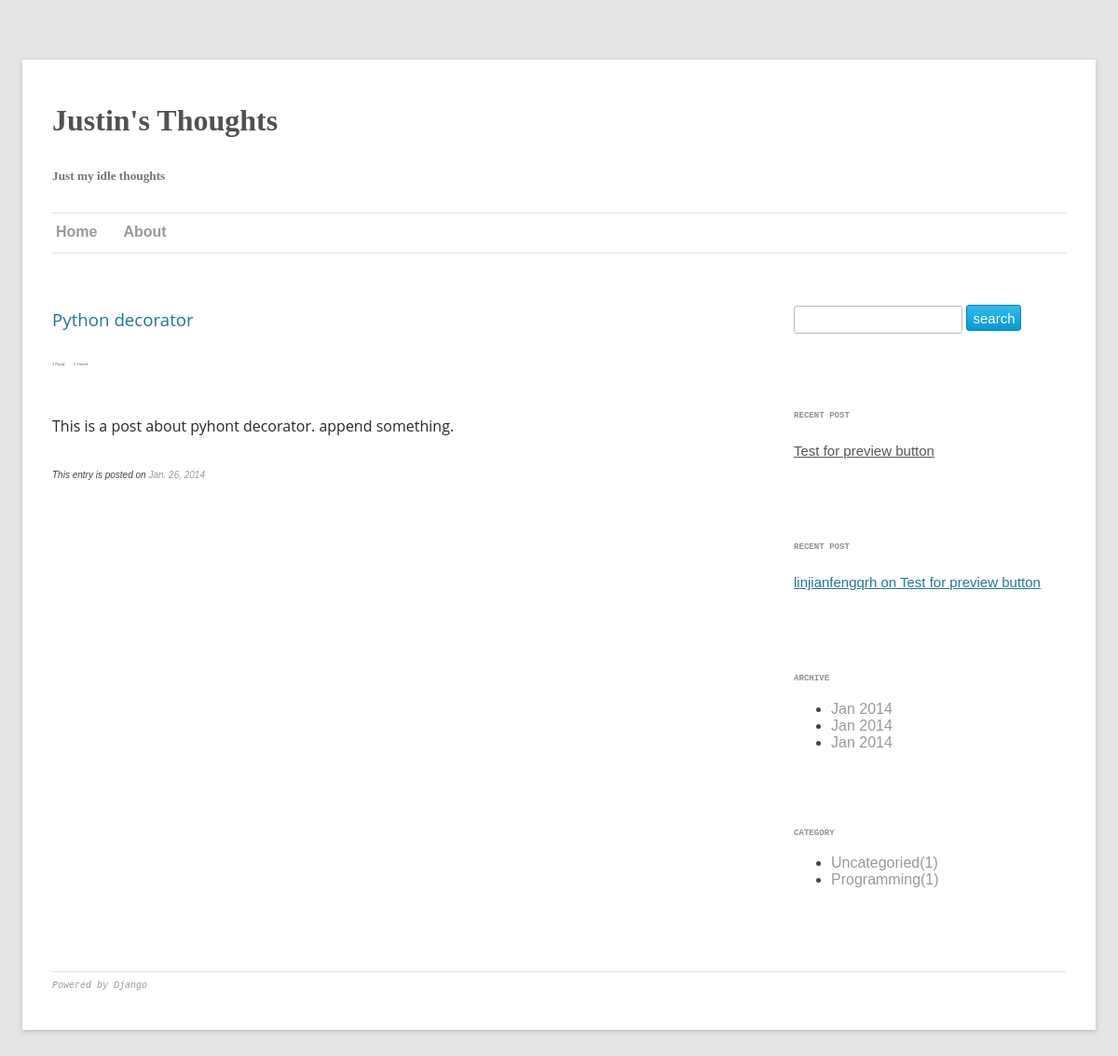
The app's page /blog/category/Programming/ with its own data.
### blog/models.py (models this page shows, shortened)
class Post(models.Model):
  title = models.CharField(max_length=100)
  content = models.TextField()
  author = models.CharField(max_length=100)
  published = models.BooleanField(default = False)
  created_date = models.DateTimeField(auto_now_add = True)
  category = models.ForeignKey(Category)
  tags = models.ManyToManyField(Tag)
  visit = models.IntegerField()
  class Meta:
    ordering = ['-created_date']
  def __unicode__(self):
    return self.title
  def get_abs_url(self):
    mangled = self.title.replace(' ', '__')
    return '/blog/%s/' % mangled
  def get_visit_num(self):
    return self.visit
  def get_reply_num(self):
    return Reply.objects.filter(post = self).count()
  @staticmethod
  def get_archive():
    return Post.objects.values('created_date').distinct()

class Reply(models.Model):
  name = models.CharField(max_length=100)
  email = models.EmailField(blank = True)
  to = models.IntegerField(default=0)
  message = models.CharField(max_length = 1000)
  post = models.ForeignKey(Post)
  date = models.DateTimeField()

class Category(models.Model):
  name = models.CharField(max_length=100)
  def get_num(self):
    return Category.objects.filter(name = self.name).count()

### blog/views.py (the view)
# urls.py: url(r'^blog/category/(\w+)/$', 'blog.views.category'),
def category(request, name):
  cate = Category.objects.get(name = name)
  posts = Post.objects.filter(published=True, category = cate)
  recent_post = Post.objects.first()
  recent_reply = Reply.objects.first()
  categories = Category.objects.all()
  archives = None
  archives = Post.get_archive()
  return render(request, 'blog/index.html', {'posts': posts, 'recent_post':recent_post,
    'recent_reply':recent_reply, 'categories': categories, 'archives':archives})

### templates/blog/index.html (shortened to what this page needs)
{% extends "blog/base.html" %}
{% block content %}
  {% for post in posts %}
  <div class = "post" >
    <div class = "title">
      <h3>
        <a href="{{ post.get_abs_url }} " >
        {{ post.title|safe }}
        </a>
      </h3>
    </div>
    <div class = "info">
      <span class = "item">
      </span>
      <span class = "item">
      </span>
    </div>
    <div class = "blog_content">
      <p>{{ post.content|slice:":255"|safe }}</p>
    </div>
    <div class ="footer">
      <p>This entry is posted on <a href="/blog/{{post.created_date|date:"Y"}}/{{post.created_date|date:"m"}}/{{post.created_date|date:"d"}}/">
        {{post.created_date|date}}
      </a></p>
    </div>
  </div>
  {% endfor %}
{% endblock %}

### templates/blog/base.html (shortened to what this page needs)
<!DOCTYPE html>
<html>
<head>
  <link rel="stylesheet" type="text/css" href="{{STATIC_URL}}global.css" />
  <link rel="stylesheet" type="text/css" href="{{STATIC_URL}}post.css" />
</head>
<body style="color:#444;background-color:#e6e6e6;font-family:sans-serif">
  <div class="page">
    <div class="header">
      <h1 class="blog-title">Justin's Thoughts</h1>
      <h5 class="blog-desc">Just my idle thoughts</h5>
    </div>
    <div class="menu">
      <hr />
      <ul class="menu">
        <li><a href="/" class="title-menu-item">Home</a></li>
        <li><a href="/about/" class="title-menu-item">About</a></li>
      </ul>
      <hr />
    </div>
    <div class = "maincontent">
      <div class = "sidebar">
        <div class = "widget widget_form">
          <form action="/blog/search/" method="get" class = "search">
            <p><input type="text" name="q" class="search text"/>
            <input type="submit" value="search" class = "search  button"></p>
          </form>
        </div>
        <div class = "widget widget_recent_post">
          <p class = "widget_title">RECENT POST</p>
          <p class = "widget_content">{% if recent_post %}<a href="{{recent_post.get_abs_url}}">{{ recent_post.title }}</a>{% else %}There is no post{% endif %}</p>
        </div>
        <div class = "widget widget_recent_reply">
          <p class = "widget_title">RECENT POST</p>
          <p class = "widget_content">{% if recent_reply %}<a href="{{recent_reply.get_post_url}}">{{ recent_reply.name }} on {{recent_reply.post}}</a>{% else %}There is no reply{% endif %}</p>
        </div>
        <div class = "widget widget_archive">
          <p class = "widget_title">ARCHIVE</p>
          <ul class = archive_list>
            {% for archive in archives %}
            <li><a href = "/blog/{{archive.created_date|date:"Y"}}/{{archive.created_date|date:"m"}}">{{ archive.created_date|date:"M Y"}}</a></li>
            {% endfor %}
        </div>
        <div class = "widget widget_category">
          <p class = "widget_title">CATEGORY</p>
          <ul class = 'category_list'>
            {% for category in categories %}
            <li><a href="/blog/category/{{ category.name }}/">{{ category.name }}({{category.get_num}})</a></li>
            {% endfor %}
          </ul>
        </div>
      </div>
      <div class = "content">
        {% block content %}
        {% endblock %}
      </div>
      <div class = "footer">
        <hr />
        <p><a href="http://www.djangoproject.com">Powered by Django</a></p>
      </div>
    </div>
  </div>
</body>
</html>

### static/global.css (style rules this page uses)
.page { margin-left:auto; margin-right:auto; margin-top:4em; margin-bottom:4em; max-width:960px; max-width:68rem; background-color:#fff; padding-left:2em; padding-top:1em; padding-right:2em; padding-bottom:2em; box-shadow:0 2px 6px rgba(100, 100, 100, 0.3); }
a { text-decoration:none; }
a:link, a:visited { color:#999999; }
div.header { display:inline-block; font-family:Georgia, serif; }
.blog-title { font-weight:bold; line-height:1.8; color:#515151; }
.blog-desc { color:#757575; }
hr { border:0; height:1px; background:#ffffff; box-shadow:0px 1px 0px #e0e0e0; }
ul.menu { list-style-type:none; margin:0; padding:0; }
ul.menu a:link, a:visited { display:block; width:60px; font-weight:bold; padding:4px; }
ul.menu li { position:relative; display:inline-block; }
.maincontent { padding-top:2em; overflow:hidden; }
.content { float:none; width:auto; overflow:hidden; padding-right:3em; }
.sidebar { float:right; width:300px; }
.footer p { font-family:Monospace; font-size:10px; font-style:italic; }
.text { border:1px solid #bbb; padding-left:10px; padding-right:1px; padding-top:4px; padding-bottom:4px; border-radius:3px; outline:none; font-family:Monospace; }
.text.search { height:20px; }
.button { border-radius:3px; height:28px; font-family:sans-serif; font-size:15px; cursor:pointer; color:white; background-image:-webkit-gradient(linear, left top, left bottom, from(rgb(51, 188, 239)), to(rgb(1, 154, 210))); background:-moz-linear-gradient(top, rgb(51, 188, 239), rgb(1, 154, 210)); border:1px solid rgb(5, 126, 208); }
.widget { padding-left:8px; margin-bottom:5em; }
.widget_title { font-family:Monospace; font-weight:bold; font-size:0.7em; margin-bottom:1.7em; line-height:1.7; color:#909090; }
.widget_content { font-family:Helvetica, Arial; font-size:15px; line-height:2; color:#404040; }
.widget_content a { text-decoration:underline; color:#555555; }

### static/post.css (style rules this page uses)
.post .title { font-family:"Open Sans", Helvetica, Arial, sans-serif; }
.post .title a { font-weight:normal; }
.post .title a:link, a:visited { color:#217596; }
.post .info { padding-top:4px; padding-bottom:2em; }
.post .info .item { padding-right:2em; font-family:Arial, serif; font-size:4px; color:#5f5f5f; }
.post .blog_content { font-family:"Open Sans", Arial, sans-serif; margin-right:4em; }
.post .blog_content p { line-height:1.7; color:#282828; }
.post .footer { padding-top:4px; margin-bottom:4em; margin-right:4em; }
.post .footer p { font-family:Arial, serif; font-size:10px; line-height:1.7; font-style:italic; }

### records on screen
Post: title "Test for preview button"
Reply: name "linjianfengqrh", post "Test for preview button"
Category: name "Uncategoried", get_num "1"
Category: name "Programming", get_num "1"
Post: title "Python decorator", content "This is a post about pyhont decorator. append something.", created_date "Jan. 26, 2014"

### other values on screen
{{ archive.created_date|date:"M Y" }} "Jan 2014" "Jan 2014" "Jan 2014"
